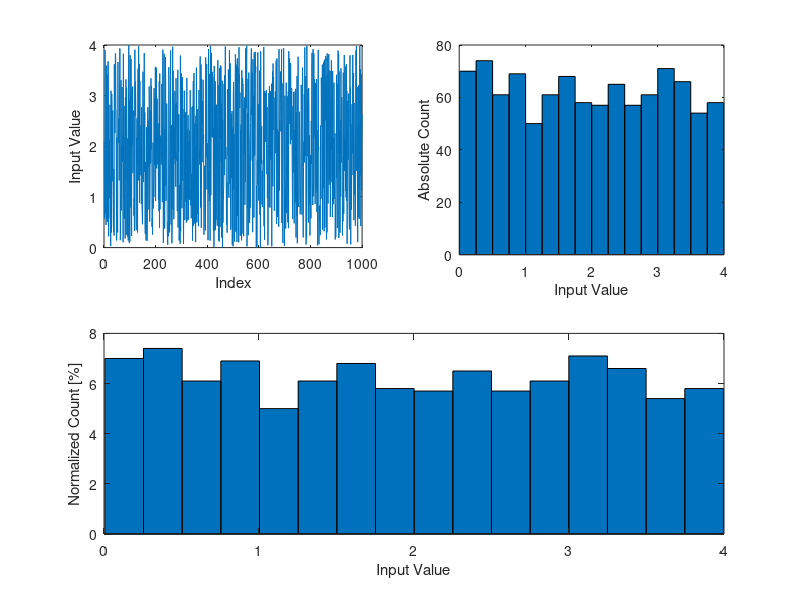

Source code (MATLAB):
x = 4 * rand(1, 1000);
subplot(2,2,1);
plot(x);
xlabel('Index');
ylabel('Input Value');
set(gcf, 'Position', get(0,'Screensize')); % Maximize figure.

numberOfBins = 16;
[counts, binValues] = hist(x, numberOfBins);
subplot(2,2,2);
bar(binValues, counts, 'barwidth', 1);
xlabel('Input Value');
ylabel('Absolute Count');

normalizedCounts = 100 * counts / sum(counts);
subplot(2,1,2);
bar(binValues, normalizedCounts, 'barwidth', 1);
xlabel('Input Value');
ylabel('Normalized Count [%]');